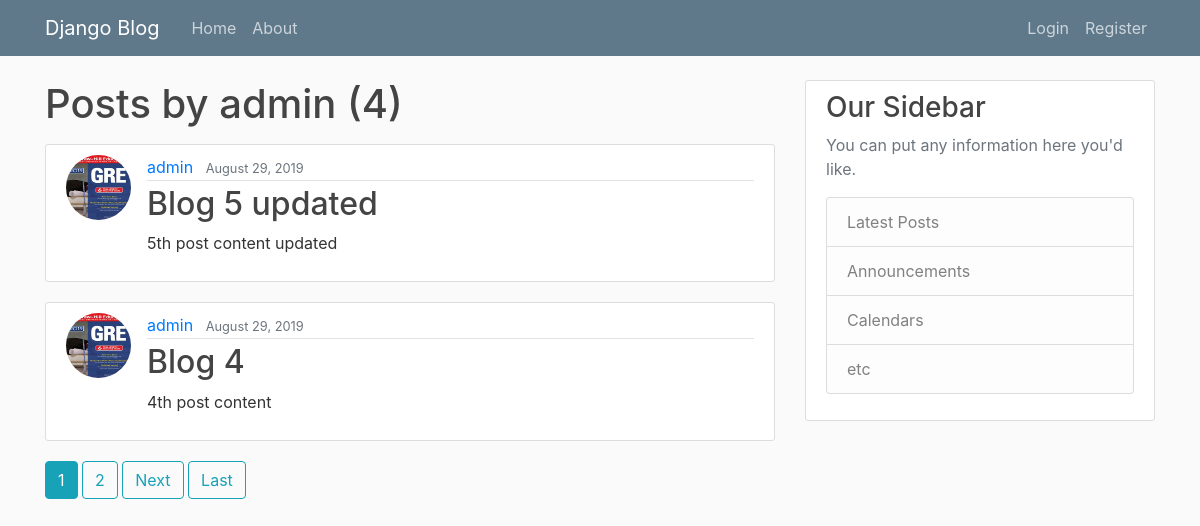
Page /user/admin on the earlier database version.
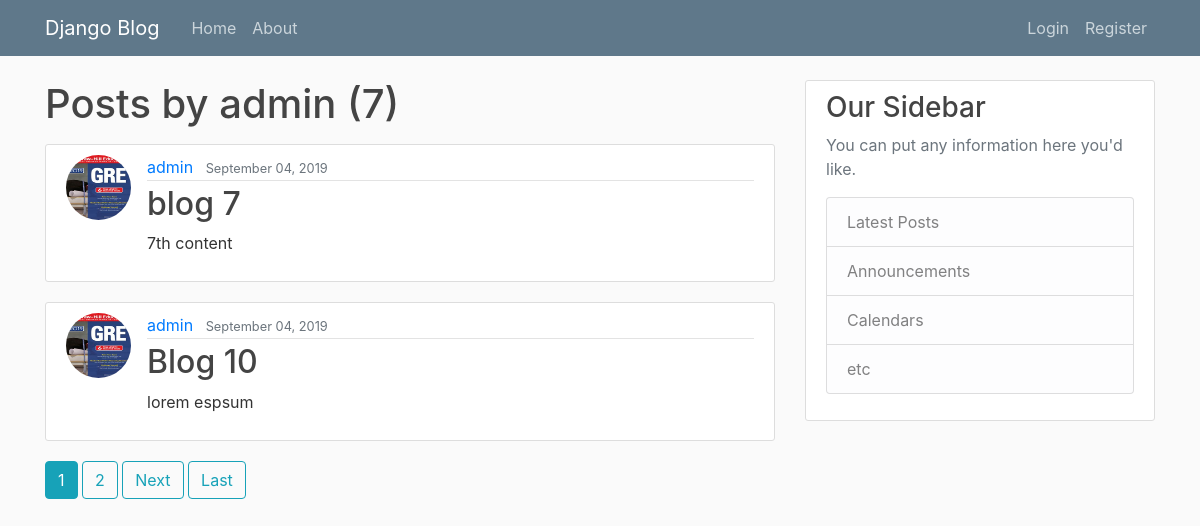
Same page on the later database version.
### blog/models.py (models this page shows, shortened)
class Post(models.Model):
    title = models.CharField(max_length=100)
    content = models.TextField()
    date_posted = models.DateTimeField(default=timezone.now)
    author = models.ForeignKey(User, on_delete= models.CASCADE)

### users/models.py (models this page shows, shortened)
class Profile(models.Model):
    user = models.OneToOneField(User, on_delete=models.CASCADE)
    image = models.ImageField(default='default.jpg', upload_to='profile_pics')

### blog/views.py (the view)
# urls.py: path('user/<str:username>', UserPostListView.as_view(), name='user-posts'),
class UserPostListView( ListView):
    model = Post
    template_name = 'blog/user_post.html'
    context_object_name = 'posts_context'
    paginate_by = 2
    def get_queryset(self):
        user = get_object_or_404(User, username=self.kwargs.get('username'))
        return Post.objects.filter(author=user).order_by('-date_posted')

### blog/templates/blog/user_post.html (shortened to what this page needs)
{% extends 'blog/base.html' %}
{% block content %}
<h1 class = "mb-3"> Posts by {{ view.kwargs.username }} ({{ page_obj.paginator.count }})</h1>
    {% for post in posts_context%}
    <article class="media content-section">
        <img class="rounded-circle article-img" src = "{{post.author.profile.image.url}}">
        <div class="media-body">
            <div class="article-metadata">
                <a class="mr-2" href="{%url 'user-posts' post.author.username %}">{{ post.author }}</a>
                <small class="text-muted">{{ post.date_posted|date:"F d, Y" }}</small>
            </div>
            <h2><a class="article-title" href="{%url 'post-detail' post.id %}">{{ post.title }}</a></h2>
            <p class="article-content">{{ post.content }}</p>
        </div>
    </article>
    {% endfor %}
    {% if is_paginated %}
        {% for num in page_obj.paginator.page_range %}
            {% if page_obj.number == num %}
                <a class = "btn btn-info mb-4" href="?page={{ num }}">{{ num }}</a>
            {% elif num > page_obj.number|add:'-2' and  num < page_obj.number|add:'2'%}
                <a class = "btn btn-outline-info mb-4" href="?page={{ num }}">{{ num }}</a>
            {% endif %}
        {% endfor %}
        {% if page_obj.has_next %}
            <a class = "btn btn-outline-info mb-4"href="?page={{ page_obj.next_page_number}}">Next</a>
            <a class = "btn btn-outline-info mb-4"href="?page={{ page_obj.paginator.num_pages}}">Last</a>
        {% endif %}
    {% endif %}
{% endblock content %}

Differences in the rows shown:
no longer on this page (row unchanged): Post: author.profile.image (picture), author "admin", date_posted "August 29, 2019", title "Blog 5 updated", content "5th post content updated"
no longer on this page (row unchanged): Post: author.profile.image (picture), author "admin", date_posted "August 29, 2019", title "Blog 4", content "4th post content"
added Post: author.profile.image (picture), author "admin", date_posted "September 04, 2019", title "blog 7", content "7th content"
added Post: author.profile.image (picture), author "admin", date_posted "September 04, 2019", title "Blog 10", content "lorem espsum"
Other differences:
{{ page_obj.paginator.count }}: "4" → "7"
